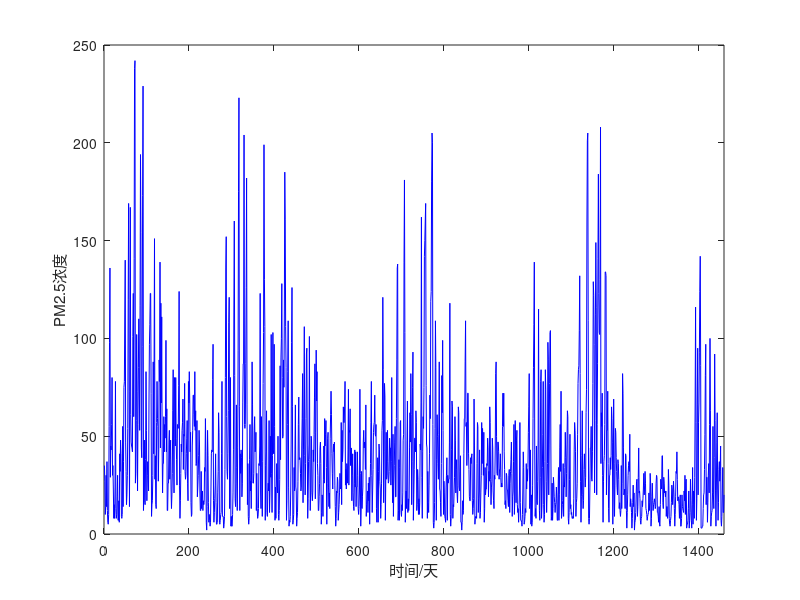

Source code (MATLAB): (Note: this script raises an error after producing the figure.)
clear
close all

% load('water.mat')
% data_ori = water;
load beijing.mat
data_ori=beijing';

figure(1);%原始图像
x=1:1461
plot(x,data_ori,'b');
xlabel('时间/天');
ylabel('PM2.5浓度');
xlim([0 1461])

Nstd = 0.01;
NR =500;
MaxIter = 5000;
% [a,b]=size(ship1);    
[ceemdan_imf,its] = ceemdan(data_ori,Nstd,NR,MaxIter);
save('ceemdan_imf.mat', 'ceemdan_imf') 

%% 锟斤拷示锟街斤拷锟斤拷

imf=ceemdan_imf;
[a, b]=size(imf);
figure(2);
for i=1:1:a-1
    subplot(a,1,i);
    plot(imf(i,:));
    ylabel (['IMF ' num2str(i)]);
    xlim([0 1461])
    %set(gca,'xtick',[])
    set(get(gca,'YLabel'),'FontName','Times New Roman');
    set(gca,'FontName','Times New Roman');%锟教度的达拷小
end
subplot(a,1,a)
set(gcf,'color','w')
plot(imf(a,:));
% xlabel('n')
ylabel (['IMF ' num2str(a)]);
xlabel('Time(day)')
xlim([0 1461]);
set(get(gca,'xlabel'),'FontName','Times New Roman');
set(get(gca,'ylabel'),'FontName','Times New Roman');
set(gca,'fontsize',12.0)
%set(gca,'FontName','Times New Roman');%锟教度的达拷小

% figure();%锟饺斤拷锟截癸拷锟斤拷锟轿的诧拷锟?
% plot(data_ori,'r','linewidth',1.5);
% hold on
% ceemdan_lorenz_sum = sum( ceemdan_imf,1);
% plot(ceemdan_lorenz_sum,'b','linewidth',1);
% legend('原始锟脚猴拷','锟截癸拷锟脚猴拷');
% xlim([0 2048])


